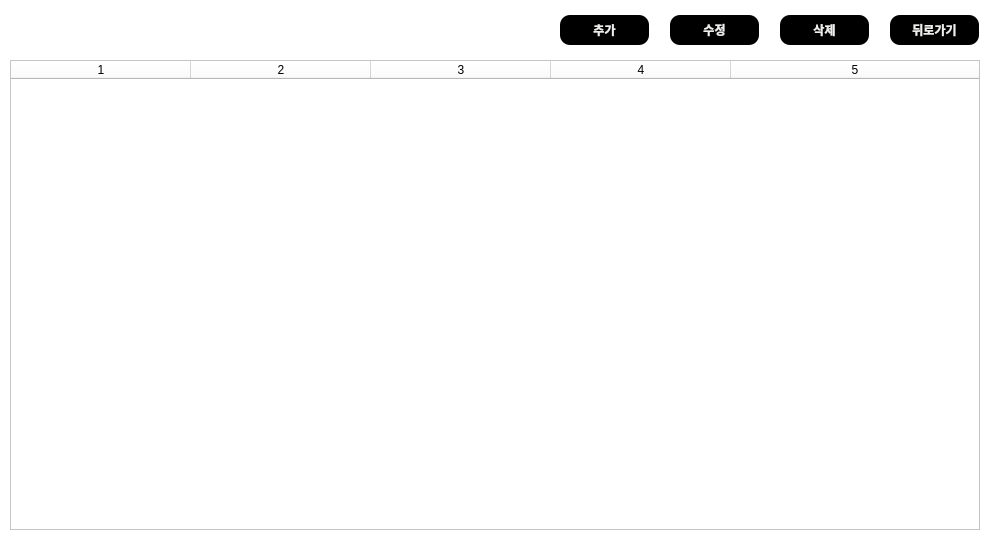
<?xml version="1.0" encoding="UTF-8"?>
<ui version="4.0">
 <class>reservation</class>
 <widget class="QDialog" name="reservation">
  <property name="geometry">
   <rect>
    <x>0</x>
    <y>0</y>
    <width>1000</width>
    <height>550</height>
   </rect>
  </property>
  <property name="windowTitle">
   <string>Dialog</string>
  </property>
  <property name="styleSheet">
   <string notr="true">background-color: rgb(255, 255, 255);</string>
  </property>
  <widget class="QTableWidget" name="list">
   <property name="geometry">
    <rect>
     <x>10</x>
     <y>60</y>
     <width>970</width>
     <height>470</height>
    </rect>
   </property>
   <property name="columnCount">
    <number>5</number>
   </property>
   <attribute name="horizontalHeaderDefaultSectionSize">
    <number>180</number>
   </attribute>
   <attribute name="horizontalHeaderStretchLastSection">
    <bool>true</bool>
   </attribute>
   <column/>
   <column/>
   <column/>
   <column/>
   <column/>
  </widget>
  <widget class="QPushButton" name="exit_btn">
   <property name="geometry">
    <rect>
     <x>890</x>
     <y>15</y>
     <width>89</width>
     <height>30</height>
    </rect>
   </property>
   <property name="font">
    <font>
     <family>Sans</family>
     <weight>75</weight>
     <bold>true</bold>
    </font>
   </property>
   <property name="styleSheet">
    <string notr="true">QPushButton{
	background-color: rgb(0, 0, 0);
	color: rgb(238, 238, 236);
    border-radius: 10px;
}
QPushButton:hover{
	background-color: rgb(255, 255, 255);
	color: rgb(0, 0, 0);
    border-radius: 10px;
}</string>
   </property>
   <property name="text">
    <string>뒤로가기</string>
   </property>
  </widget>
  <widget class="QPushButton" name="del_btn">
   <property name="geometry">
    <rect>
     <x>780</x>
     <y>15</y>
     <width>89</width>
     <height>30</height>
    </rect>
   </property>
   <property name="font">
    <font>
     <family>Sans</family>
     <weight>75</weight>
     <bold>true</bold>
    </font>
   </property>
   <property name="styleSheet">
    <string notr="true">QPushButton{
	background-color: rgb(0, 0, 0);
	color: rgb(238, 238, 236);
    border-radius: 10px;
}
QPushButton:hover{
	background-color: rgb(255, 255, 255);
	color: rgb(0, 0, 0);
    border-radius: 10px;
}</string>
   </property>
   <property name="text">
    <string>삭제</string>
   </property>
  </widget>
  <widget class="QPushButton" name="edit_btn">
   <property name="geometry">
    <rect>
     <x>670</x>
     <y>15</y>
     <width>89</width>
     <height>30</height>
    </rect>
   </property>
   <property name="font">
    <font>
     <family>Sans</family>
     <weight>75</weight>
     <bold>true</bold>
    </font>
   </property>
   <property name="styleSheet">
    <string notr="true">QPushButton{
	background-color: rgb(0, 0, 0);
	color: rgb(238, 238, 236);
    border-radius: 10px;
}
QPushButton:hover{
	background-color: rgb(255, 255, 255);
	color: rgb(0, 0, 0);
    border-radius: 10px;
}</string>
   </property>
   <property name="text">
    <string>수정</string>
   </property>
  </widget>
  <widget class="QPushButton" name="add_btn">
   <property name="geometry">
    <rect>
     <x>560</x>
     <y>15</y>
     <width>89</width>
     <height>30</height>
    </rect>
   </property>
   <property name="font">
    <font>
     <family>Sans</family>
     <weight>75</weight>
     <bold>true</bold>
    </font>
   </property>
   <property name="styleSheet">
    <string notr="true">QPushButton{
	background-color: rgb(0, 0, 0);
	color: rgb(238, 238, 236);
    border-radius: 10px;
}
QPushButton:hover{
	background-color: rgb(255, 255, 255);
	color: rgb(0, 0, 0);
    border-radius: 10px;
}</string>
   </property>
   <property name="text">
    <string>추가</string>
   </property>
  </widget>
 </widget>
 <resources/>
 <connections/>
</ui>
